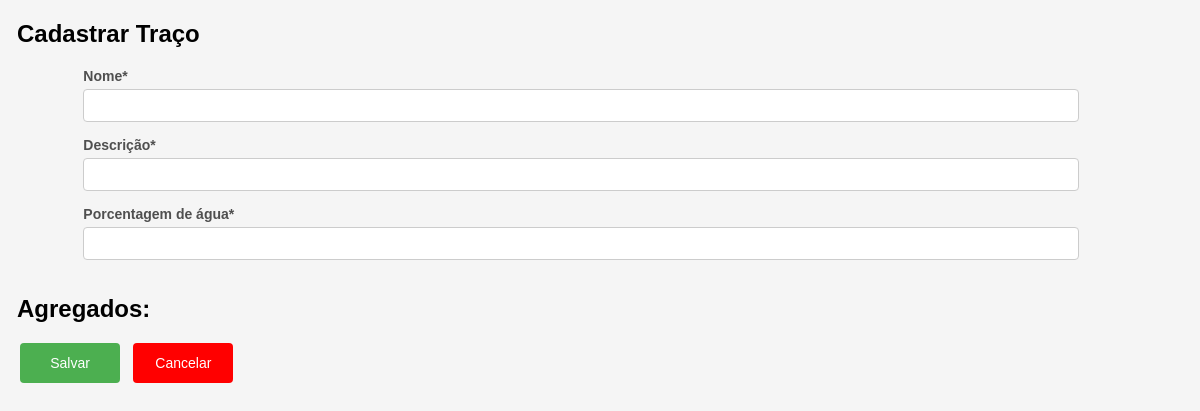
Page /cadastrar_traco/ (signed in) on the earlier database version.
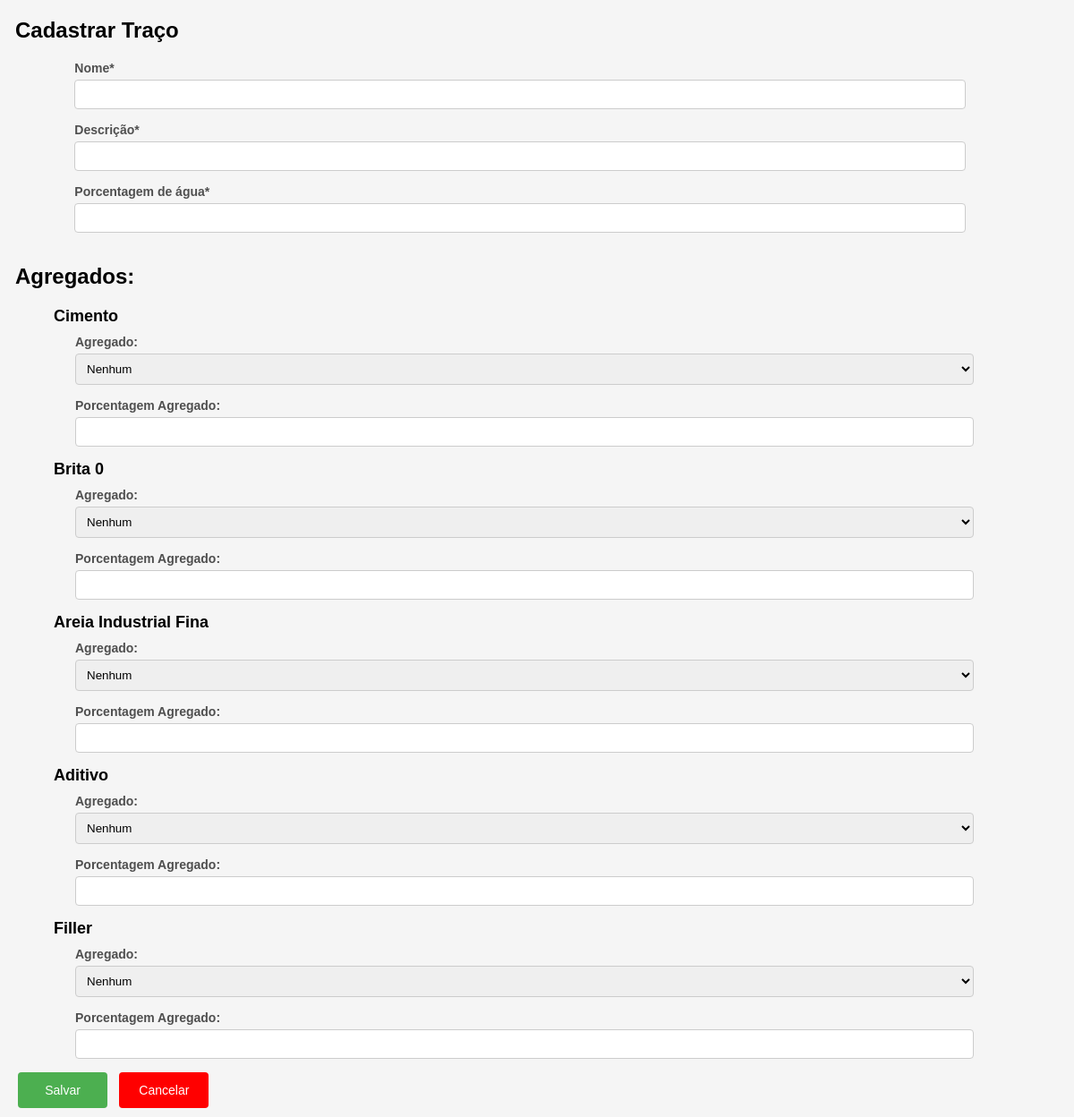
Same page on the later database version.
### usuarios/models.py (models this page shows, shortened)
class TipoAgregado(models.Model):
    nome = models.CharField(max_length=40, unique=True, null=False)
    data_cadastro = models.DateTimeField(default=timezone.now)
    def agregados_relacionados(self):
        return Agregado.objects.filter(fk_tipo_agregado_id=self.id)
    class Meta:
        db_table = "tipo_agregado"

### usuarios/views.py (the view)
# urls.py: path('cadastrar_traco/', views.cadastrar_traco, name='cadastrar_traco'),
@login_required
def cadastrar_traco(request):
    if request.method == 'POST':
        form = TracoForms(request.POST)
        agregados = request.POST.getlist('agregados')
        porcentagem_agregados = request.POST.getlist('porcentagem_agregados')
        print(form.errors)
        if form.is_valid() and (agregados is not None) and (porcentagem_agregados is not None):
            return InsertTraco(form, agregados, porcentagem_agregados)
        else:
            return None
    else:
        tipos_agregado = TipoAgregado.objects.all()
        form = TracoForms()
        return render(request, 'traco/cadastrar.html', {'form': form, 'tipos_agregado': tipos_agregado})

### usuarios/forms.py
class TracoForms(forms.ModelForm):
    class Meta:
        model = Traco
        fields = ['nome', 'descricao', 'porcentagem_agua']

### usuarios/models.py (called while the page is built)
    def __str__(self):
        return self.nome

### usuarios/templates/traco/cadastrar.html (shortened to what this page needs)
{% load static %}
{% load static %}
{% block content %}
<html lang="pt-br">
<head>
    <link rel="stylesheet" href="{% static 'css/cadastros.css' %}">
</head>
<body>
<h1>Cadastrar Traço</h1>
<form method="post" class="form-container">
    <div class="form-columns">
        <div class="form-column">
            <div class="field">
                <label for="{{ form.nome.id_for_label }}">Nome<span class="required-label">*</span></label>
                {{ form.nome }}
            </div>
            <div class="field">
                <label for="{{ form.descricao.id_for_label }}">Descrição<span class="required-label">*</span></label>
                {{ form.descricao }}
            </div>
            <div class="field">
                <label for="{{ form.porcentagem_agua.id_for_label }}">Porcentagem de água<span class="required-label">*</span></label>
                {{ form.porcentagem_agua }}
            </div>
        </div>
    </div>
    <h1>Agregados:</h1>
    {% for tipo_agregado in tipos_agregado %}
    <div class="agregado-container">
        <h2>{{ tipo_agregado.nome }}</h2>
        <div class="field">
            <label for="agregados">Agregado:</label>
            <select name="agregados" id="agregados">
                <option value="">Nenhum</option>
            </select>
        </div>
        <div class="field">
            <label for="porcentagem_agregados">Porcentagem Agregado:</label>
            <input type="text" name="porcentagem_agregados" class="form-control" placeholder="" />
        </div>
    </div>
    {% endfor %}
    <div class="button-container">
        <button type="submit" class="save-button">Salvar</button>
        <button type="button" onclick="goBack()" class="exit-button">Cancelar</button>
    </div>
</form>
</body>
</html>
{% endblock %}

Differences in the rows shown:
added TipoAgregado: nome "Cimento"
added TipoAgregado: nome "Brita 0"
added TipoAgregado: nome "Areia Industrial Fina"
added TipoAgregado: nome "Aditivo"
added TipoAgregado: nome "Filler"
